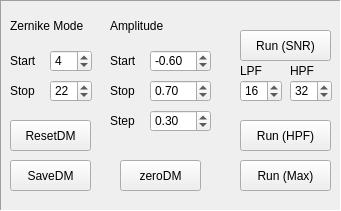
  <widget class="QFrame" name="frame_4">
   <property name="geometry">
    <rect>
     <x>130</x>
     <y>770</y>
     <width>341</width>
     <height>211</height>
    </rect>
   </property>
   <property name="autoFillBackground">
    <bool>true</bool>
   </property>
   <property name="frameShape">
    <enum>QFrame::Panel</enum>
   </property>
   <property name="frameShadow">
    <enum>QFrame::Sunken</enum>
   </property>
   <widget class="QSpinBox" name="ao_mode_StartSpinBox">
    <property name="geometry">
     <rect>
      <x>50</x>
      <y>50</y>
      <width>42</width>
      <height>22</height>
     </rect>
    </property>
    <property name="minimum">
     <number>1</number>
    </property>
    <property name="value">
     <number>4</number>
    </property>
   </widget>
   <widget class="QSpinBox" name="ao_mode_StopSpinBox">
    <property name="geometry">
     <rect>
      <x>50</x>
      <y>80</y>
      <width>42</width>
      <height>22</height>
     </rect>
    </property>
    <property name="minimum">
     <number>5</number>
    </property>
    <property name="value">
     <number>22</number>
    </property>
   </widget>
   <widget class="QLabel" name="stop_label_3">
    <property name="geometry">
     <rect>
      <x>10</x>
      <y>80</y>
      <width>41</width>
      <height>21</height>
     </rect>
    </property>
    <property name="text">
     <string>Stop</string>
    </property>
   </widget>
   <widget class="QLabel" name="start_label_3">
    <property name="geometry">
     <rect>
      <x>10</x>
      <y>50</y>
      <width>41</width>
      <height>21</height>
     </rect>
    </property>
    <property name="text">
     <string>Start</string>
    </property>
   </widget>
   <widget class="QLabel" name="step_label_3">
    <property name="geometry">
     <rect>
      <x>110</x>
      <y>110</y>
      <width>41</width>
      <height>21</height>
     </rect>
    </property>
    <property name="text">
     <string>Step</string>
    </property>
   </widget>
   <widget class="QLabel" name="start_label_4">
    <property name="geometry">
     <rect>
      <x>110</x>
      <y>50</y>
      <width>41</width>
      <height>21</height>
     </rect>
    </property>
    <property name="text">
     <string>Start</string>
    </property>
   </widget>
   <widget class="QLabel" name="stop_label_4">
    <property name="geometry">
     <rect>
      <x>110</x>
      <y>80</y>
      <width>41</width>
      <height>21</height>
     </rect>
    </property>
    <property name="text">
     <string>Stop</string>
    </property>
   </widget>
   <widget class="QLabel" name="start_label_5">
    <property name="geometry">
     <rect>
      <x>10</x>
      <y>10</y>
      <width>91</width>
      <height>31</height>
     </rect>
    </property>
    <property name="text">
     <string>Zernike Mode</string>
    </property>
   </widget>
   <widget class="QLabel" name="start_label_6">
    <property name="geometry">
     <rect>
      <x>110</x>
      <y>10</y>
      <width>81</width>
      <height>31</height>
     </rect>
    </property>
    <property name="text">
     <string>Amplitude</string>
    </property>
   </widget>
   <widget class="QDoubleSpinBox" name="ao_amp_StartSpinBox">
    <property name="geometry">
     <rect>
      <x>150</x>
      <y>50</y>
      <width>61</width>
      <height>22</height>
     </rect>
    </property>
    <property name="decimals">
     <number>2</number>
    </property>
    <property name="minimum">
     <double>-80.000000000000000</double>
    </property>
    <property name="maximum">
     <double>0.000000000000000</double>
    </property>
    <property name="singleStep">
     <double>0.100000000000000</double>
    </property>
    <property name="value">
     <double>-0.600000000000000</double>
    </property>
   </widget>
   <widget class="QDoubleSpinBox" name="ao_amp_StopSpinBox">
    <property name="geometry">
     <rect>
      <x>150</x>
      <y>80</y>
      <width>61</width>
      <height>22</height>
     </rect>
    </property>
    <property name="decimals">
     <number>2</number>
    </property>
    <property name="minimum">
     <double>0.000000000000000</double>
    </property>
    <property name="maximum">
     <double>80.000000000000000</double>
    </property>
    <property name="singleStep">
     <double>0.100000000000000</double>
    </property>
    <property name="value">
     <double>0.700000000000000</double>
    </property>
   </widget>
   <widget class="QDoubleSpinBox" name="ao_amp_StepSpinBox">
    <property name="geometry">
     <rect>
      <x>150</x>
      <y>110</y>
      <width>61</width>
      <height>22</height>
     </rect>
    </property>
    <property name="decimals">
     <number>2</number>
    </property>
    <property name="maximum">
     <double>80.000000000000000</double>
    </property>
    <property name="singleStep">
     <double>0.100000000000000</double>
    </property>
    <property name="value">
     <double>0.300000000000000</double>
    </property>
   </widget>
   <widget class="QPushButton" name="AOButton_SNR">
    <property name="geometry">
     <rect>
      <x>240</x>
      <y>30</y>
      <width>91</width>
      <height>31</height>
     </rect>
    </property>
    <property name="text">
     <string>Run (SNR)</string>
    </property>
   </widget>
   <widget class="QPushButton" name="SaveAOButton">
    <property name="geometry">
     <rect>
      <x>10</x>
      <y>160</y>
      <width>81</width>
      <height>31</height>
     </rect>
    </property>
    <property name="text">
     <string>SaveDM</string>
    </property>
   </widget>
   <widget class="QPushButton" name="resetDMButton">
    <property name="geometry">
     <rect>
      <x>10</x>
      <y>120</y>
      <width>81</width>
      <height>31</height>
     </rect>
    </property>
    <property name="text">
     <string>ResetDM</string>
    </property>
   </widget>
   <widget class="QPushButton" name="AOButton_MAX">
    <property name="geometry">
     <rect>
      <x>240</x>
      <y>160</y>
      <width>91</width>
      <height>31</height>
     </rect>
    </property>
    <property name="text">
     <string>Run (Max)</string>
    </property>
   </widget>
   <widget class="QSpinBox" name="LPFSpinBox">
    <property name="geometry">
     <rect>
      <x>240</x>
      <y>80</y>
      <width>42</width>
      <height>22</height>
     </rect>
    </property>
    <property name="minimum">
     <number>4</number>
    </property>
    <property name="value">
     <number>16</number>
    </property>
   </widget>
   <widget class="QSpinBox" name="HPFSpinBox">
    <property name="geometry">
     <rect>
      <x>290</x>
      <y>80</y>
      <width>42</width>
      <height>22</height>
     </rect>
    </property>
    <property name="minimum">
     <number>5</number>
    </property>
    <property name="value">
     <number>32</number>
    </property>
   </widget>
   <widget class="QLabel" name="start_label_7">
    <property name="geometry">
     <rect>
      <x>240</x>
      <y>60</y>
      <width>41</width>
      <height>21</height>
     </rect>
    </property>
    <property name="text">
     <string>LPF</string>
    </property>
   </widget>
   <widget class="QLabel" name="stop_label_9">
    <property name="geometry">
     <rect>
      <x>290</x>
      <y>60</y>
      <width>41</width>
      <height>21</height>
     </rect>
    </property>
    <property name="text">
     <string>HPF</string>
    </property>
   </widget>
   <widget class="QPushButton" name="AOButton_HPF">
    <property name="geometry">
     <rect>
      <x>240</x>
      <y>120</y>
      <width>91</width>
      <height>31</height>
     </rect>
    </property>
    <property name="text">
     <string>Run (HPF)</string>
    </property>
   </widget>
   <widget class="QPushButton" name="zeroDMButton">
    <property name="geometry">
     <rect>
      <x>120</x>
      <y>160</y>
      <width>81</width>
      <height>31</height>
     </rect>
    </property>
    <property name="text">
     <string>zeroDM</string>
    </property>
   </widget>
  </widget>
